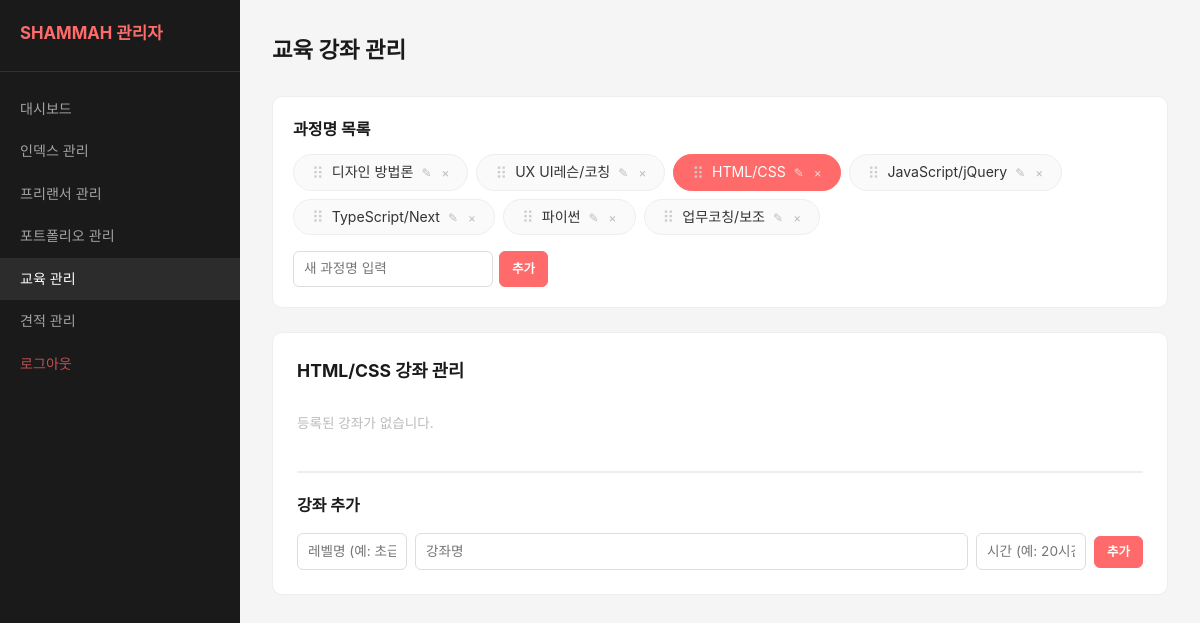
The app's page /admin/lesson-admin.php?cat=3 (signed in) with its own data.
### tables this page shows
CREATE TABLE IF NOT EXISTS `lesson_categories` (
  `id`         INT UNSIGNED  NOT NULL AUTO_INCREMENT,
  `name`       VARCHAR(100)  NOT NULL UNIQUE,
  `sort_order` INT           NOT NULL DEFAULT 0,
  `created_at` DATETIME      NOT NULL DEFAULT CURRENT_TIMESTAMP,
  PRIMARY KEY (`id`),
  INDEX `idx_sort` (`sort_order`)
);

### includes/functions.php (called while the page is built, shortened)
<?php
function h(string $str): string {
    return htmlspecialchars($str, ENT_QUOTES, 'UTF-8');
}

### admin/lesson-admin.php (the view, shortened to what this page needs)
<?php
require_once '../config/db.php';
require_once '../includes/functions.php';
$categories = $pdo->query('SELECT * FROM lesson_categories ORDER BY sort_order ASC')->fetchAll();
$selectedCatId = isset($_GET['cat']) ? (int)$_GET['cat'] : ($categories[0]['id'] ?? 0);
$selectedCat = null;
foreach ($categories as $c) {
    if ($c['id'] === $selectedCatId) { $selectedCat = $c; break; }
}
$editCatId    = isset($_GET['edit_cat']) ? (int)$_GET['edit_cat'] : 0;
$editLessonId = isset($_GET['edit_lesson']) ? (int)$_GET['edit_lesson'] : 0;
$lessonsGrouped = [];
?>
<!DOCTYPE html>
<html lang="ko">
<head>
  <link rel="stylesheet" href="/css/admin.css">
</head>
<body class="admin-page">
<div class="admin-layout">
  <aside class="admin-sidebar">
    <div class="admin-sidebar__logo"><a href="/admin/">SHAMMAH 관리자</a></div>
    <nav class="admin-sidebar__nav">
      <ul>
        <li><a href="/admin/">대시보드</a></li>
        <li><a href="/admin/index-admin.php">인덱스 관리</a></li>
        <li><a href="/admin/freelancer-admin.php">프리랜서 관리</a></li>
        <li><a href="/admin/portfolio-admin.php">포트폴리오 관리</a></li>
        <li class="active"><a href="/admin/lesson-admin.php">교육 관리</a></li>
        <li><a href="/admin/quote-admin.php">견적 관리</a></li>
        <li><a href="/admin/logout.php" class="logout">로그아웃</a></li>
      </ul>
    </nav>
  </aside>
  <main class="admin-content">
    <div class="admin-header">
      <h1>교육 강좌 관리</h1>
    </div>
    <div class="lesson-admin-layout">
      <div class="cat-panel">
        <h2>과정명 목록</h2>
        <div class="cat-list">
          <?php foreach ($categories as $c): ?>
            <?php if ($editCatId === $c['id']): ?>
            <form method="post" class="cat-edit-form">
              <input type="hidden" name="csrf_token" value="<?php echo h(csrf_token()); ?>">
              <input type="hidden" name="action" value="update_category">
              <input type="hidden" name="cat_id" value="<?php echo (int)$c['id']; ?>">
              <input type="text" name="cat_name" value="<?php echo h($c['name']); ?>" required autofocus>
              <button type="submit" class="btn-save">저장</button>
              <a href="?cat=<?php echo $selectedCatId; ?>" style="text-decoration:none;"><button type="button" class="btn-cancel">취소</button></a>
            </form>
            <?php else: ?>
            <div class="cat-list__item<?php echo $c['id'] === $selectedCatId ? ' is-active' : ''; ?>" data-cat-id="<?php echo (int)$c['id']; ?>">
              <span class="drag-handle">⠿</span>
              <a href="?cat=<?php echo (int)$c['id']; ?>"><?php echo h($c['name']); ?></a>
              <div class="cat-actions">
                <a href="?cat=<?php echo $selectedCatId; ?>&edit_cat=<?php echo (int)$c['id']; ?>" title="수정"><button type="button">&#9998;</button></a>
                <form method="post" style="margin:0" onsubmit="return confirm('이 과정명과 소속 강좌가 모두 삭제됩니다.\n계속하시겠습니까?');">
                  <button type="submit" class="btn-del" title="삭제">&times;</button>
                </form>
              </div>
            </div>
            <?php endif; ?>
          <?php endforeach; ?>
        </div>
        <form method="post" class="cat-add-form">
          <input type="text" name="cat_name" placeholder="새 과정명 입력" required>
          <button type="submit" class="btn btn--primary btn--sm">추가</button>
        </form>
      </div>
      <div class="course-panel">
        <?php if ($selectedCat): ?>
        <h2><?php echo h($selectedCat['name']); ?> 강좌 관리</h2>
        <?php if (!empty($lessonsGrouped)): ?>
        <div class="course-sections-grid">
          <?php foreach ($lessonsGrouped as $levelName => $levelLessons): ?>
          <div class="course-section">
            <div class="course-section__head">
              <input type="checkbox" class="section-check-all" title="이 레벨 전체 선택">
              <span class="level-name-edit"
                    contenteditable="true"
                    data-category="<?php echo h($selectedCat['name']); ?>"
                    data-level="<?php echo h($levelName); ?>"
                    title="클릭하여 레벨명 수정"><?php echo h($levelName); ?></span>
              <span class="level-name-hint">✎</span>
            </div>
            <?php foreach ($levelLessons as $l): ?>
              <?php if ($editLessonId === (int)$l['id']): ?>
              <form method="post" class="course-edit-form">
                <input type="hidden" name="csrf_token" value="<?php echo h(csrf_token()); ?>">
                <input type="hidden" name="action" value="update_lesson">
                <input type="hidden" name="id" value="<?php echo (int)$l['id']; ?>">
                <input type="hidden" name="cat_id_ref" value="<?php echo $selectedCatId; ?>">
                <input type="text" name="title" value="<?php echo h($l['title']); ?>" required autofocus>
                <input type="text" name="hours" value="<?php echo h($l['hours']); ?>" placeholder="시간">
                <input type="text" name="level" value="<?php echo h($l['level']); ?>" placeholder="레벨명" required style="width:100px;">
                <button type="submit" class="btn-save">저장</button>
                <a href="?cat=<?php echo $selectedCatId; ?>" style="text-decoration:none;"><button type="button" class="btn-cancel">취소</button></a>
              </form>
              <?php else: ?>
              <div class="course-row" data-lesson-id="<?php echo (int)$l['id']; ?>">
                <input type="checkbox" class="lesson-check" value="<?php echo (int)$l['id']; ?>">
                <span class="drag-handle">⠿</span>
                <span class="course-row__name"><?php echo h($l['title']); ?></span>
                <span class="course-row__hours"><?php echo h($l['hours']); ?></span>
                <div class="course-row__actions">
                  <a href="?cat=<?php echo $selectedCatId; ?>&edit_lesson=<?php echo (int)$l['id']; ?>" class="btn btn--sm">수정</a>
                  <form method="post" style="margin:0" onsubmit="return confirm('삭제하시겠습니까?');">
                    <input type="hidden" name="csrf_token" value="<?php echo h(csrf_token()); ?>">
                    <input type="hidden" name="action" value="delete_lesson">
                    <input type="hidden" name="id" value="<?php echo (int)$l['id']; ?>">
                    <input type="hidden" name="cat_id_ref" value="<?php echo $selectedCatId; ?>">
                    <button type="submit" class="btn btn--sm btn--danger">삭제</button>
                  </form>
                </div>
              </div>
              <?php endif; ?>
            <?php endforeach; ?>
          </div>
          <?php endforeach; ?>
        </div>
        <?php else: ?>
          <p class="course-empty">등록된 강좌가 없습니다.</p>
        <?php endif; ?>
        <div class="lesson-add">
          <h3 class="lesson-add__title">강좌 추가</h3>
          <form method="post" class="lesson-add-form">
            <input type="text" name="level" placeholder="레벨명 (예: 초급)" required
                   list="level-hints" autocomplete="off">
            <input type="text" name="title" placeholder="강좌명" required>
            <input type="text" name="hours" placeholder="시간 (예: 20시간)">
            <button type="submit" class="btn btn--primary btn--sm">추가</button>
          </form>
        </div>
        <?php else: ?>
        <p class="no-cat-selected">왼쪽에서 과정명을 선택하세요.</p>
        <?php endif; ?>
      </div>
    </div>
  </main>
</div>
</body>
</html>

### css/admin.css (style rules this page uses)
*, *::before, *::after { margin: 0; padding: 0; box-sizing: border-box; }
body { font-family: 'Pretendard', 'Inter', -apple-system, BlinkMacSystemFont, sans-serif; color: #333; line-height: 1.6; -webkit-font-smoothing: antialiased; background: #F5F5F5; }
a { color: inherit; text-decoration: none; }
ul, ol { list-style: none; }
button, input, select, textarea { font: inherit; color: inherit; border: none; outline: none; }
button { cursor: pointer; }
.admin-layout { display: grid; grid-template-columns: 240px 1fr; min-height: 100vh; }
.admin-sidebar { background: #1A1A1A; color: #fff; padding: 20px 0; position: sticky; top: 0; height: 100vh; overflow-y: auto; }
.admin-sidebar__logo { padding: 0 20px 24px; border-bottom: 1px solid rgba(255,255,255,.1); margin-bottom: 16px; }
.admin-sidebar__logo a { font-size: 1.05rem; font-weight: 700; color: #FF6B6B; }
.admin-sidebar__nav ul { display: flex; flex-direction: column; }
.admin-sidebar__nav li a { display: block; padding: 10px 20px; font-size: .88rem; color: rgba(255,255,255,.6); transition: background .2s, color .2s; }
.admin-sidebar__nav li a:hover, .admin-sidebar__nav li.active a { background: rgba(255,255,255,.08); color: #fff; }
.admin-sidebar__nav .logout { color: rgba(255,107,107,.7); }
.admin-content { padding: 32px; overflow-x: auto; }
.admin-header { display: flex; align-items: center; justify-content: space-between; margin-bottom: 28px; }
.admin-header h1 { font-size: 1.4rem; font-weight: 700; color: #1A1A1A; }
.btn { display: inline-block; padding: 8px 20px; font-size: .85rem; font-weight: 600; border-radius: 6px; border: 1px solid transparent; transition: all .2s; text-align: center; background: #f0f0f0; color: #333; }
.btn--primary { background: #FF6B6B; color: #fff; border-color: #FF6B6B; }
.btn--sm { padding: 5px 12px; font-size: .78rem; }

### admin/lesson-admin.php (style rules this page uses)
.lesson-admin-layout { display: flex; flex-direction: column; gap: 24px; }
.cat-panel { background: #fff; border-radius: 10px; border: 1px solid #eee; padding: 20px; }
.cat-panel h2 { font-size: 1rem; font-weight: 700; margin-bottom: 12px; color: #1A1A1A; }
.cat-list { display: flex; flex-wrap: wrap; gap: 8px; margin-bottom: 16px; }
.cat-list__item { display: flex; align-items: center; gap: 4px; padding: 6px 14px; border-radius: 20px; font-size: .88rem; border: 1px solid #eee; background: #fafafa; transition: all .15s; white-space: nowrap; }
.cat-list__item.is-active { background: #FF6B6B; border-color: #FF6B6B; color: #fff; }
.cat-list__item.is-active .cat-actions button { color: rgba(255,255,255,.7); }
.cat-list__item > a { display: block; }
.cat-actions { display: flex; gap: 2px; flex-shrink: 0; }
.cat-actions button { background: none; border: none; font-size: .75rem; color: #bbb; padding: 2px 4px; cursor: pointer; line-height: 1; }
.cat-add-form { display: flex; gap: 6px; }
.cat-add-form input { padding: 6px 10px; font-size: .85rem; border: 1px solid #ddd; border-radius: 6px; width: 200px; }
.course-panel { background: #fff; border-radius: 10px; border: 1px solid #eee; padding: 24px; }
.course-panel h2 { font-size: 1.1rem; font-weight: 700; margin-bottom: 20px; color: #1A1A1A; }
.lesson-add { margin-top: 28px; border-top: 2px solid #eee; padding-top: 20px; }
.lesson-add__title { font-size: 1rem; font-weight: 700; color: #1A1A1A; margin-bottom: 14px; }
.lesson-add-form { display: flex; gap: 8px; align-items: center; flex-wrap: wrap; }
.lesson-add-form input { padding: 7px 10px; font-size: .85rem; border: 1px solid #ddd; border-radius: 6px; }
.lesson-add-form input[name="title"] { flex: 1; min-width: 160px; }
.lesson-add-form input[name="hours"] { width: 110px; }
.lesson-add-form input[name="level"] { width: 110px; }
.course-empty { color: #bbb; font-size: .85rem; padding: 8px 0; }
.drag-handle { cursor: grab; color: #ccc; font-size: 1rem; padding: 0 4px; flex-shrink: 0; user-select: none; line-height: 1; }

### records on screen
lesson_categories: name "디자인 방법론"
lesson_categories: name "UX UI레슨/코칭"
lesson_categories: name "HTML/CSS"
lesson_categories: name "JavaScript/jQuery"
lesson_categories: name "TypeScript/Next"
lesson_categories: name "파이썬"
lesson_categories: name "업무코칭/보조"
